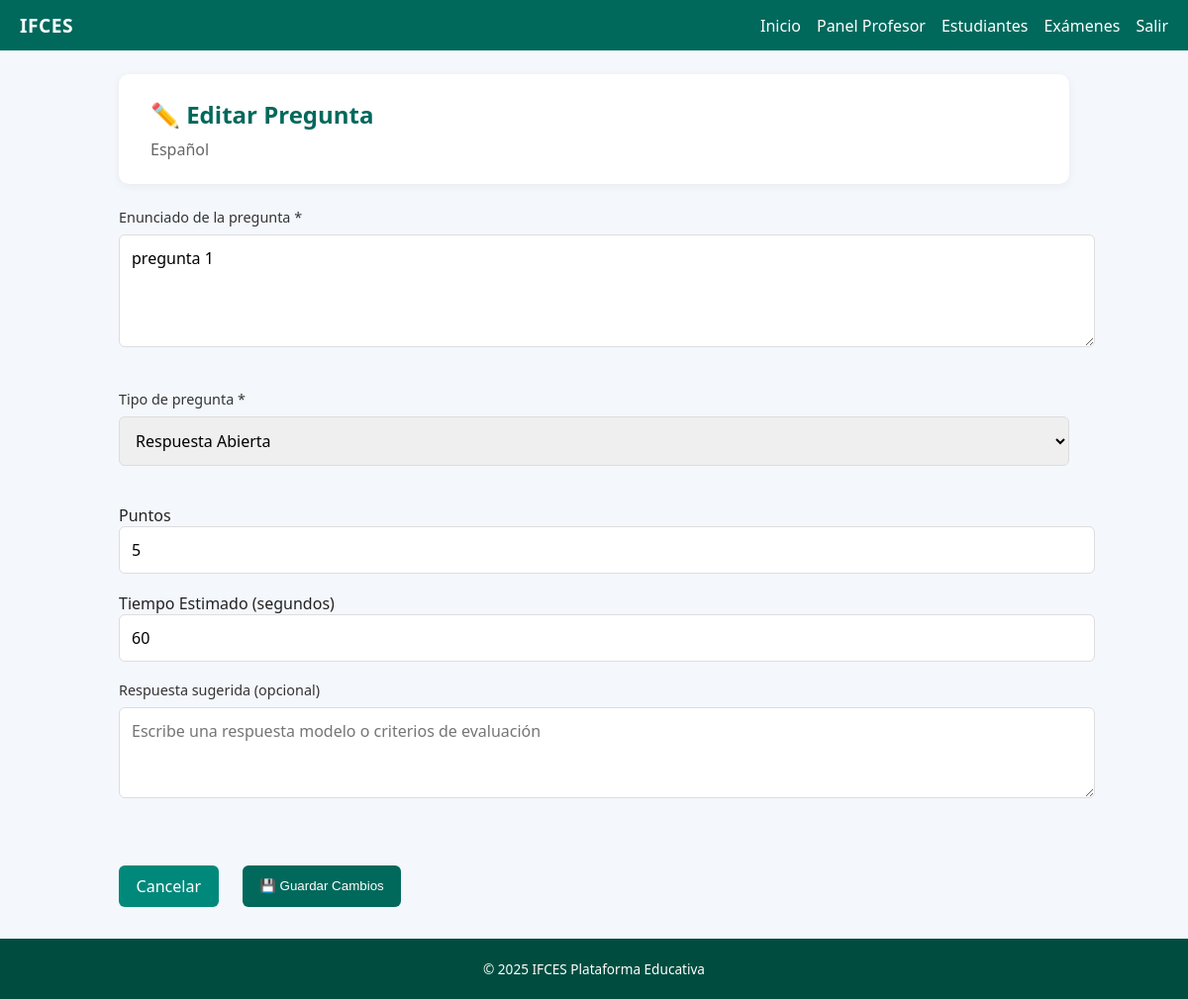
The page /profesor/pregunta/2/editar (signed in) on the database its author committed.
### app/models.py (models this page shows, shortened)
class Examen(db.Model):
    __tablename__ = "examenes"
    id = db.Column(db.Integer, primary_key=True)
    titulo = db.Column(db.String(200), nullable=False)
    descripcion = db.Column(db.Text)
    fecha_creacion = db.Column(db.DateTime, default=datetime.utcnow)
    duracion_minutos = db.Column(db.Integer, default=60)
    fecha_limite = db.Column(db.DateTime)
    publicado = db.Column(db.Boolean, default=False)
    profesor_id = db.Column(db.Integer, db.ForeignKey('users.id'), nullable=False)
    categoria_id = db.Column(db.Integer, db.ForeignKey('categorias.id'))
    intentos_maximos = db.Column(db.Integer, default=1)  # número de intentos permitidos
    mostrar_respuestas = db.Column(db.Boolean, default=True)  # mostrar respuestas correctas después
    barajar_preguntas = db.Column(db.Boolean, default=False)  # randomizar orden preguntas
    calificacion_minima = db.Column(db.Float, default=60.0)  # porcentaje mínimo para aprobar
    preguntas = db.relationship('Pregunta', backref='examen', lazy=True, cascade='all, delete-orphan')
    resultados = db.relationship('ExamenResultado', backref='examen', lazy=True, cascade='all, delete-orphan')

class Pregunta(db.Model):
    __tablename__ = "preguntas"
    id = db.Column(db.Integer, primary_key=True)
    examen_id = db.Column(db.Integer, db.ForeignKey('examenes.id'), nullable=False)
    texto = db.Column(db.Text, nullable=False)
    tipo = db.Column(db.String(20), nullable=False)  # opcion_multiple, verdadero_falso, abierta
    opciones = db.Column(db.Text)  # JSON string para opciones múltiples
    respuesta_correcta = db.Column(db.Text)
    puntos = db.Column(db.Integer, default=1)
    orden = db.Column(db.Integer, default=0)
    nivel_dificultad = db.Column(db.String(20), default="basico")  # basico, intermedio, avanzado
    tiempo_estimado = db.Column(db.Integer, default=60)  # segundos
    explicacion = db.Column(db.Text)  # Explicación de la respuesta correcta
    imagen_url = db.Column(db.String(255))  # Ruta a imagen adjunta
    respuestas = db.relationship('Respuesta', backref='pregunta', lazy=True, cascade='all, delete-orphan')

### app/profesor/__init__.py (the view, shortened to what this page needs)
@profesor_bp.route("/pregunta/<int:id>/editar", methods=["GET", "POST"])
@login_required
@role_required("profesor")
def editar_pregunta(id):
    pregunta = Pregunta.query.get_or_404(id)
    examen = pregunta.examen
    if examen.profesor_id != current_user.id:
        flash("No tienes permiso para editar esta pregunta", "danger")
        return redirect(url_for("profesor.lista_examenes"))
    return render_template("profesor/editar_pregunta.html",
                         pregunta=pregunta, examen=examen)

### app/models.py (called while the page is built)
@login_manager.user_loader
def load_user(user_id):  # pragma: no cover
    return User.query.get(int(user_id))

### app/templates/profesor/editar_pregunta.html (shortened to what this page needs)
{% extends 'layout.html' %}
{% block content %}
<div class="dashboard-header">
  <h2>✏️ Editar Pregunta</h2>
  <p class="welcome">{{ examen.titulo }}</p>
</div>
<form method="post" class="auth-form">
  <div class="form-group">
    <label for="texto">Enunciado de la pregunta *</label>
    <textarea name="texto" id="texto" rows="4" required class="form-control">{{ pregunta.texto }}</textarea>
  </div>
  <div class="form-group">
    <label for="tipo">Tipo de pregunta *</label>
    <select name="tipo" id="tipo" required class="form-control" onchange="cambiarTipoPregunta()">
      <option value="abierta" {{ 'selected' if pregunta.tipo == 'abierta' }}>Respuesta Abierta</option>
    </select>
  </div>
<div class="col-md-6">
                        <label for="puntos" class="form-label">
                             Puntos
                        </label>
                        <input type="number" class="form-control" id="puntos" name="puntos" value="{{ pregunta.puntos }}" min="1" step="1" required>
                    </div>
                    <div class="col-md-6">
                        <label for="tiempo_estimado" class="form-label">
                             Tiempo Estimado (segundos)
                        </label>
                        <input type="number" class="form-control" id="tiempo_estimado" name="tiempo_estimado" value="{{ pregunta.tiempo_estimado }}" min="15" step="15" required>
                    </div>
  <div id="abierta_section" class="hidden-section">
    <div class="form-group">
      <label for="respuesta_sugerida">Respuesta sugerida (opcional)</label>
      <textarea name="respuesta_correcta" id="respuesta_sugerida" rows="3" class="form-control"
                placeholder="Escribe una respuesta modelo o criterios de evaluación">{{ pregunta.respuesta_correcta if pregunta.tipo == 'abierta' }}</textarea>
    </div>
  </div>
  <div class="form-actions">
    <a href="{{ url_for('profesor.gestionar_preguntas', id=examen.id) }}" class="btn btn-secondary">Cancelar</a>
    <button type="submit" class="btn btn-primary">💾 Guardar Cambios</button>
  </div>
</form>
{% endblock %}

### app/static/css/styles.css (style rules this page uses)
body { margin:0;font-family:'Segoe UI',Arial,sans-serif;background:#f4f7fb;color:#222; }
.btn { background:#00695c;color:#fff;padding:.65rem 1.1rem;border:none;border-radius:6px;text-decoration:none;display:inline-block;margin-right:.5rem;cursor:pointer;font-weight:500;transition:filter .2s; }
.btn-secondary { background:#00897b; }
.btn-primary { background:#00695c; }
.auth-form { display:flex;flex-direction:column;gap:1.2rem; }
.dashboard-header { background:#fff;padding:1.5rem 2rem;border-radius:10px;box-shadow:0 2px 10px rgba(0,0,0,.06);margin-bottom:1.5rem; }
.dashboard-header h2 { margin:0 0 .5rem;color:#00695c; }
.dashboard-header .welcome { margin:0;color:#666;font-size:1rem; }
.form-actions { display:flex;gap:1rem;margin-top:1.5rem;flex-wrap:wrap; }
.form-control { width:100%;padding:.75rem;border:1px solid #ddd;border-radius:6px;font-size:1rem;font-family:inherit; }
.form-group { margin-bottom:1.2rem; }
.form-group label { display:block;font-weight:500;margin-bottom:.5rem;color:#333;font-size:.9rem; }

### rows shown on the page
Examen: titulo "Español"
Pregunta: texto "pregunta 1", puntos "5", tiempo_estimado "60"
